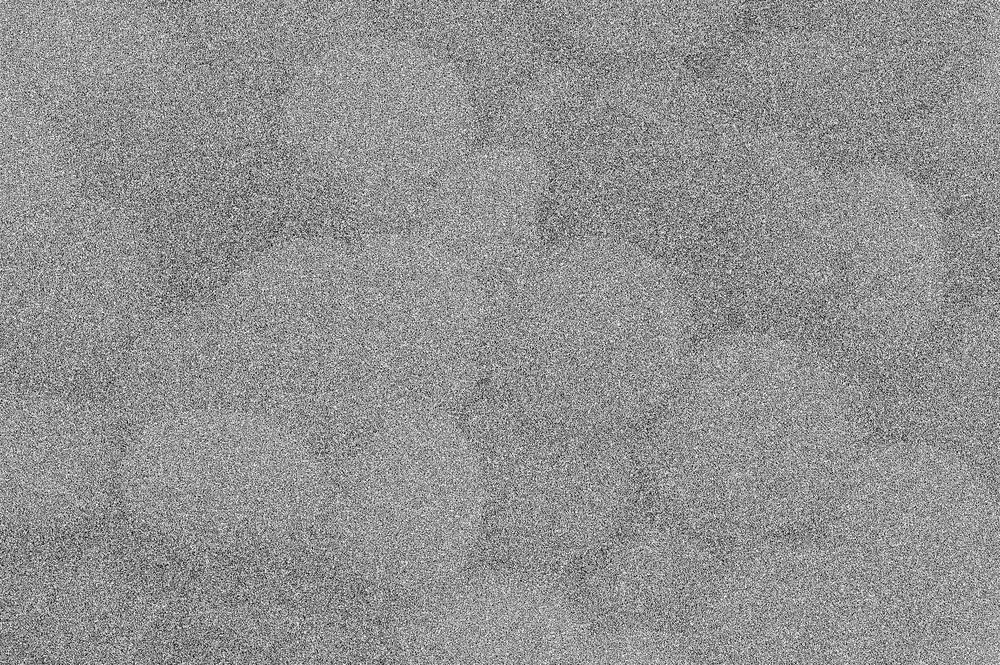
#> input picture share1.png, 1000 x 665 px, shrunk from 2547 x 1695 before the run
$ python decrypt.py
#> lines starting #> are read from the running program, lines starting #| are printed output that depends on the picture
import cv2
import numpy as np

def decrypt_shares(share1_path, share2_path, output_path):
    # Load the shares
#> called with share1_path = 'share1.png', share2_path = 'share2.png', output_path = 'reconstructed.png'
    share1 = cv2.imread(share1_path, cv2.IMREAD_GRAYSCALE)
#> share1 is the input picture: shape (665, 1000); min 0, max 255, mean 145.4
    share2 = cv2.imread(share2_path, cv2.IMREAD_GRAYSCALE)
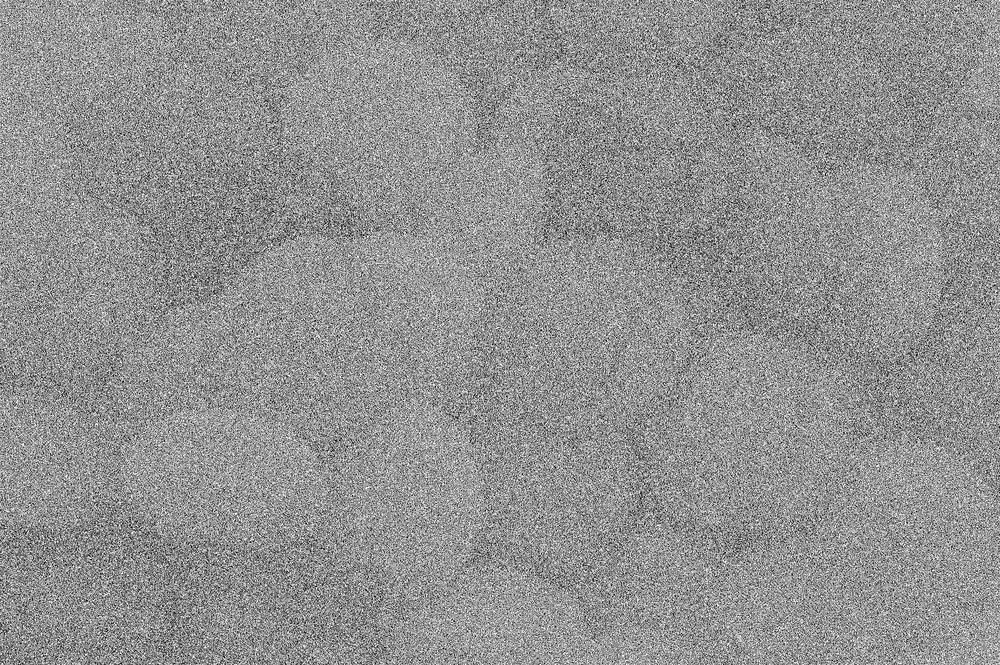
#> input picture share2.png, 1000 x 665 px, shrunk from 2547 x 1695 before the run
#> share2 is the input picture: shape (665, 1000); min 0, max 255, mean 145.4

    # Ensure the dimensions match
    assert share1.shape == share2.shape, "Share dimensions do not match."

    # Overlay the shares to reconstruct the image
    reconstructed = np.logical_and(share1 > 0, share2 > 0).astype(np.uint8) * 255
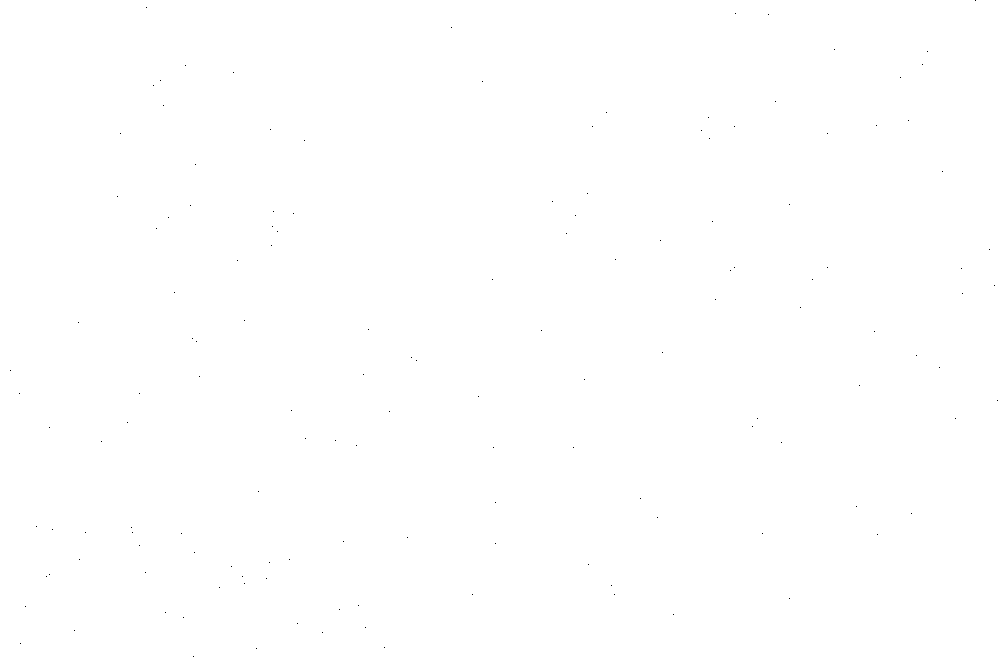
#> reconstructed: shape (665, 1000); 100% white; black in thin lines or dots

    # Save the reconstructed image
    cv2.imwrite(output_path, reconstructed)
    print(f"Reconstructed image saved as {output_path}")

# Usage example
share1_path = "share1.png"  # Path to the first share
share2_path = "share2.png"  # Path to the second share
output_path = "reconstructed.png"  # Path to save the reconstructed image

decrypt_shares(share1_path, share2_path, output_path)
